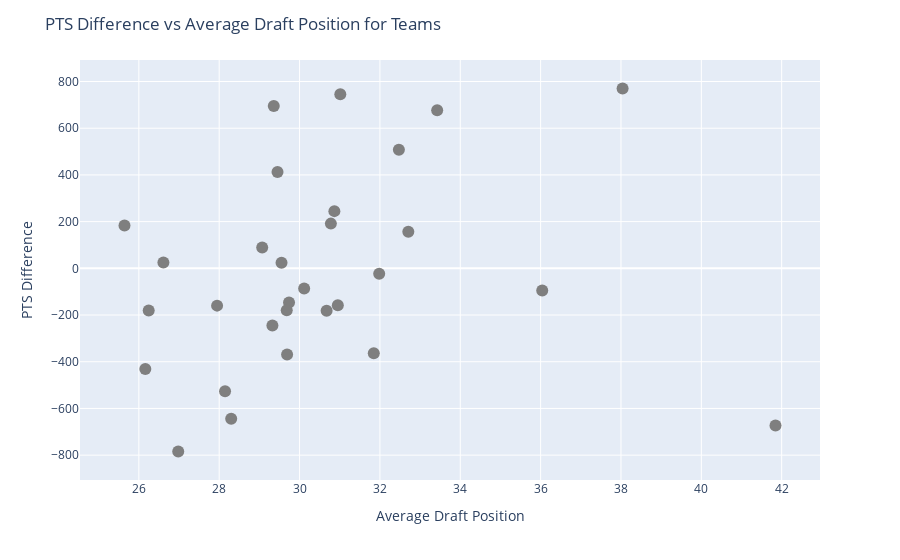

Write notebook code for a chart like this one.
### Code cell
# define hover template for team vs avg pick scatter plot
hover_template_team = Template('<b>{{team_name}}</b><br><br>' +
                            'Average Pick: {{pick}} <br>' +
                            '{{selected_stat}} diff to avg players: {{diff}}<br>' +
                            '{{selected_stat}}: {{stat}} <br><extra></extra>')

# create a scatter plot with the difference of the selected stat for each team. The y axis should be the selected stat and the x axis should be the average Pk
def teams_vs_avg_pick_scatter(selected_stat):
    fig = px.scatter(df_team_avg, x='Pk', y=f'{selected_stat}_diff', hover_name='Team',
                     hover_data={'Team': True, selected_stat: True, f'{selected_stat}_diff': True, 'Pk': True},
                        color_discrete_sequence=['#7F7F7F'])
    
    # styling the figure
    fig.update_traces(hovertemplate=hover_template_team.render(team_name='%{hovertext}',
        pick='%{x}',
        diff='%{y:.2f}',
        stat='%{customdata[1]:.2f}',
        selected_stat=selected_stat))
    
    fig.update_traces(marker=dict(size=12), showlegend=False)
    fig.update_layout(title=f'{selected_stat} Difference vs Average Draft Position for Teams',
                      xaxis_title='Average Draft Position', yaxis_title=f'{selected_stat} Difference')
    fig.show()

# create a dropdown widget with all relevant stats
stat_dropdown_avg_position_scatter = widgets.Dropdown(
    options=relevant_stats,
    description='Select Stat:',
    disabled=False,
)

# Define the output area to display the scatter plot
output_avg_position_scatter = widgets.Output()

# Observe changes in the value of the dropdown and call the function
def on_value_change_avg_position_scatter(change):
    clear_output()
    output_avg_position_scatter.clear_output()
    selected_stat = stat_dropdown_avg_position_scatter.value

    display(stat_dropdown_avg_position_scatter)
    with output_avg_position_scatter:
        teams_vs_avg_pick_scatter(selected_stat)

stat_dropdown_avg_position_scatter.observe(on_value_change_avg_position_scatter, names='value')

# Display the dropdown and the output area
display(stat_dropdown_avg_position_scatter)
display(output_avg_position_scatter)

### Figure 1 — Plotly figure (JSON) as saved in the notebook; plotly's stock layout.template omitted (floating-point values rounded to 4 significant figures)
{"data": [{"customdata": [["CLE", 3502.0], ["UTA", 3001.0], ["DEN", 2908.0], ["MIL", 3119.0], ["TOR", 4095.0], ["PHI", 3679.0], ["LAL", 3282.0], ["BOS", 3008.0], ["SAS", 2736.0], ["IND", 2607.0], ["DET", 2489.0], ["POR", 3264.0], ["MIA", 3228.0], ["MEM", 2956.0], ["CHI", 3897.0], ["HOU", 2545.0], ["ATL", 2868.0], ["NOP", 3168.0], ["GSW", 3438.0], ["OKC", 2935.0], ["SAC", 3338.0], ["NYK", 2807.0], ["LAC", 2714.0], ["DAL", 2265.0], ["CHO", 2866.0], ["ORL", 3089.0], ["BRK", 2841.0], ["MIN", 2870.0], ["WAS", 2879.0], ["PHO", 1450.0]], "hovertemplate": "<b>%{hovertext}</b><br><br>Average Pick: %{x} <br>PTS diff to avg players: %{y:.2f}<br>PTS: %{customdata[1]:.2f} <br><extra></extra>", "hovertext": ["CLE", "UTA", "DEN", "MIL", "TOR", "PHI", "LAL", "BOS", "SAS", "IND", "DET", "POR", "MIA", "MEM", "CHI", "HOU", "ATL", "NOP", "GSW", "OKC", "SAC", "NYK", "LAC", "DAL", "CHO", "ORL", "BRK", "MIN", "WAS", "PHO"], "legendgroup": "", "marker": {"color": "#7F7F7F", "size": 12, "symbol": "circle"}, "mode": "markers", "name": "", "orientation": "v", "showlegend": false, "type": "scatter", "x": [29.07, 32.71, 31.98, 29.55, 29.36, 31.01, 33.43, 30.78, 38.04, 30.67, 31.85, 29.45, 32.47, 29.32, 25.64, 30.95, 29.74, 27.95, 26.61, 30.87, 26.25, 29.68, 29.69, 36.04, 26.98, 26.16, 30.11, 28.3, 28.15, 41.85], "xaxis": "x", "y": [89.46, 156.6, -23.67, 23.61, 694.9, 745.4, 677.3, 191.4, 770.0, -181.5, -363.7, 412.3, 507.3, -244.9, 183.0, -158.6, -145.9, -159.7, 24.52, 244.9, -180.7, -180.0, -368.8, -94.47, -784.4, -431.3, -85.99, -644.2, -526.0, -672.7], "yaxis": "y"}], "layout": {"legend": {"tracegroupgap": 0}, "margin": {"t": 60}, "title": {"text": "PTS Difference vs Average Draft Position for Teams"}, "xaxis": {"anchor": "y", "domain": [0, 1], "title": {"text": "Average Draft Position"}}, "yaxis": {"anchor": "x", "domain": [0, 1], "title": {"text": "PTS Difference"}}}}
